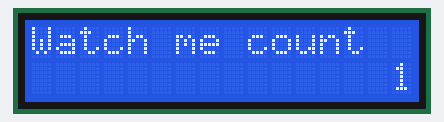
Simulated run of this sketch. Board: Arduino Uno, built with avr-gcc and run on an emulated ATmega328P. On the bench: 16×2 character LCD.

Above: at 0.1 s.
At 0.6 s:
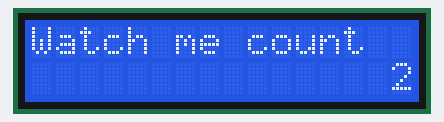
At 1.1 s:
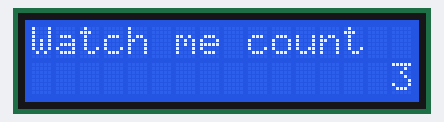
At 2.1 s:
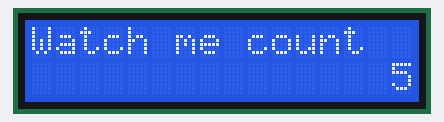
At 3.1 s:
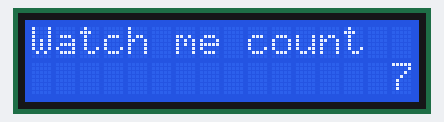
At 4.6 s:
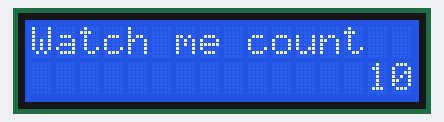

Measured:
- by itself, everything shown: repeats every 5.0 s, in 11 steps
- what the display in image 1 shows lasts 0.5 s, from 0.6 s to 1.1 s

The sketch:

48-using_lcd_display_II.ino
```cpp
#include <LiquidCrystal_I2C.h>

LiquidCrystal_I2C lcd(0x27, 16, 2);

void setup() {
  lcd.init();
  lcd.backlight();
}

void loop() {
  lcd.setCursor(0, 0);
  lcd.print("Watch me count");

  for (size_t i = 1; i <= 10; i++) {
    lcd.setCursor(i < 10 ? 15 : 14, 1);
    lcd.print(i);
    delay(500);
  }

  lcd.clear();
}
```
